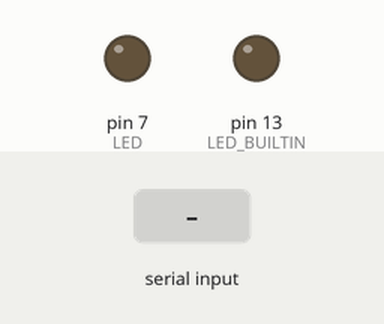
Bench run of a sketch on a simulated Arduino Uno, built with avr-gcc and run on an emulated ATmega328P. Parts: output pins drawn as LEDs (lit = HIGH). The test bench sets the inputs (shaded band).

Above: at 1.2 s.
1.3 s: "1" received over Serial
At 1.7 s:
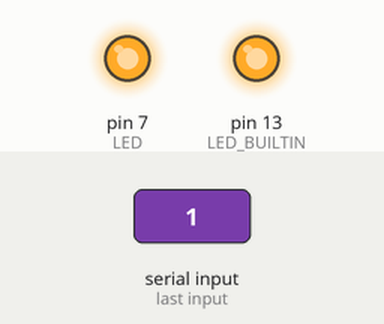
2.9 s: "0" received over Serial
At 4.1 s:
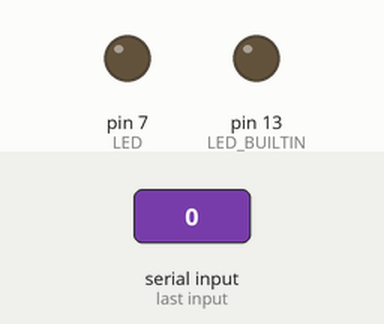
Timing chart, 0 to 5.9 s (numbered marks = the images above; inputs shaded):
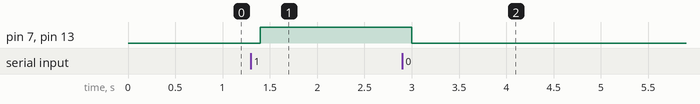

Measured:
- after the input at 1.3 s, pin 7 (LED), pin 13 (LED_BUILTIN): LOW → HIGH after 0.10 s
- after the input at 2.9 s, pin 7 (LED), pin 13 (LED_BUILTIN): HIGH → LOW after 0.10 s

The sketch:

CodigoReceptor.ino
```cpp
char option = ' ';
int LED = 7;

void setup() {
  Serial.begin(9600);
  pinMode(LED, OUTPUT);
  pinMode(LED_BUILTIN, OUTPUT);
}

void loop() {
  if(Serial.available() != 0){
    option = Serial.read();
    if(option == '1'){
      digitalWrite(LED_BUILTIN, HIGH);
      digitalWrite(LED, HIGH);
    }

    else if(option == '0'){
      digitalWrite(LED_BUILTIN, LOW);
      digitalWrite(LED, LOW);
    }
  }

  delay(100);
}
```
